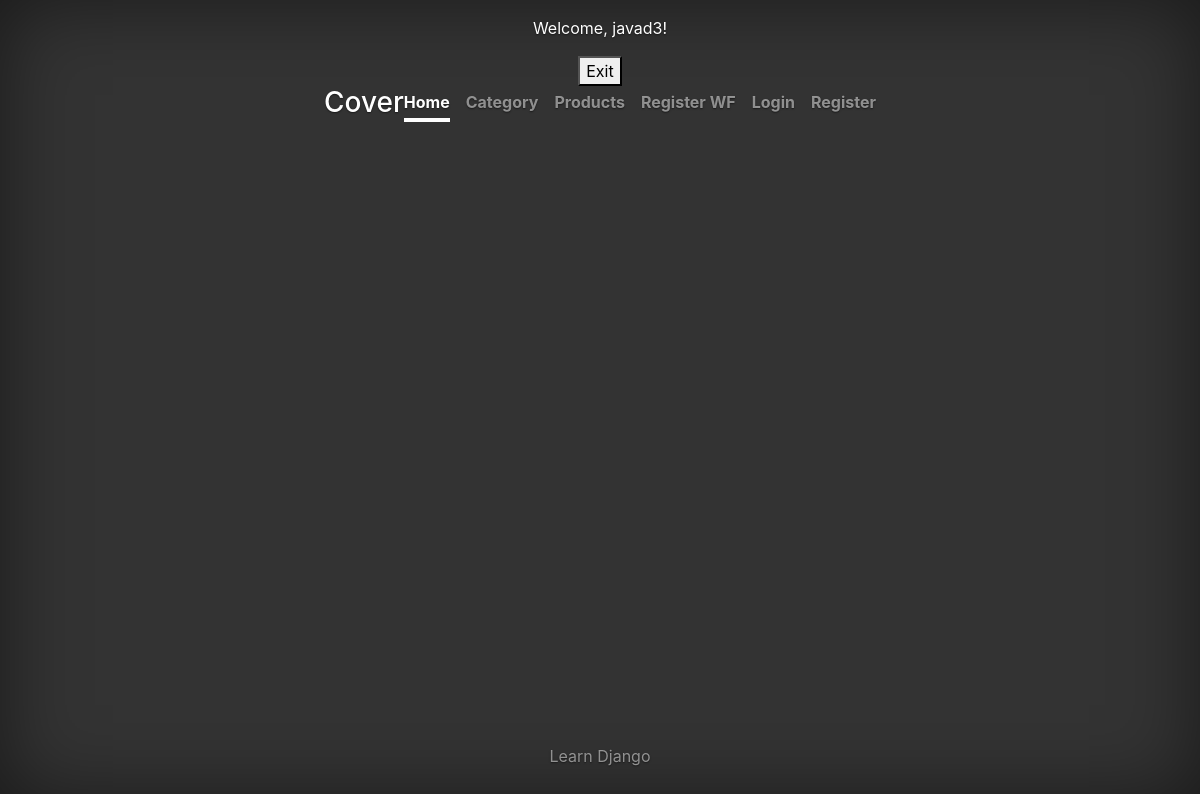
/list_questions (signed in), run on an earlier commit of the app's database.
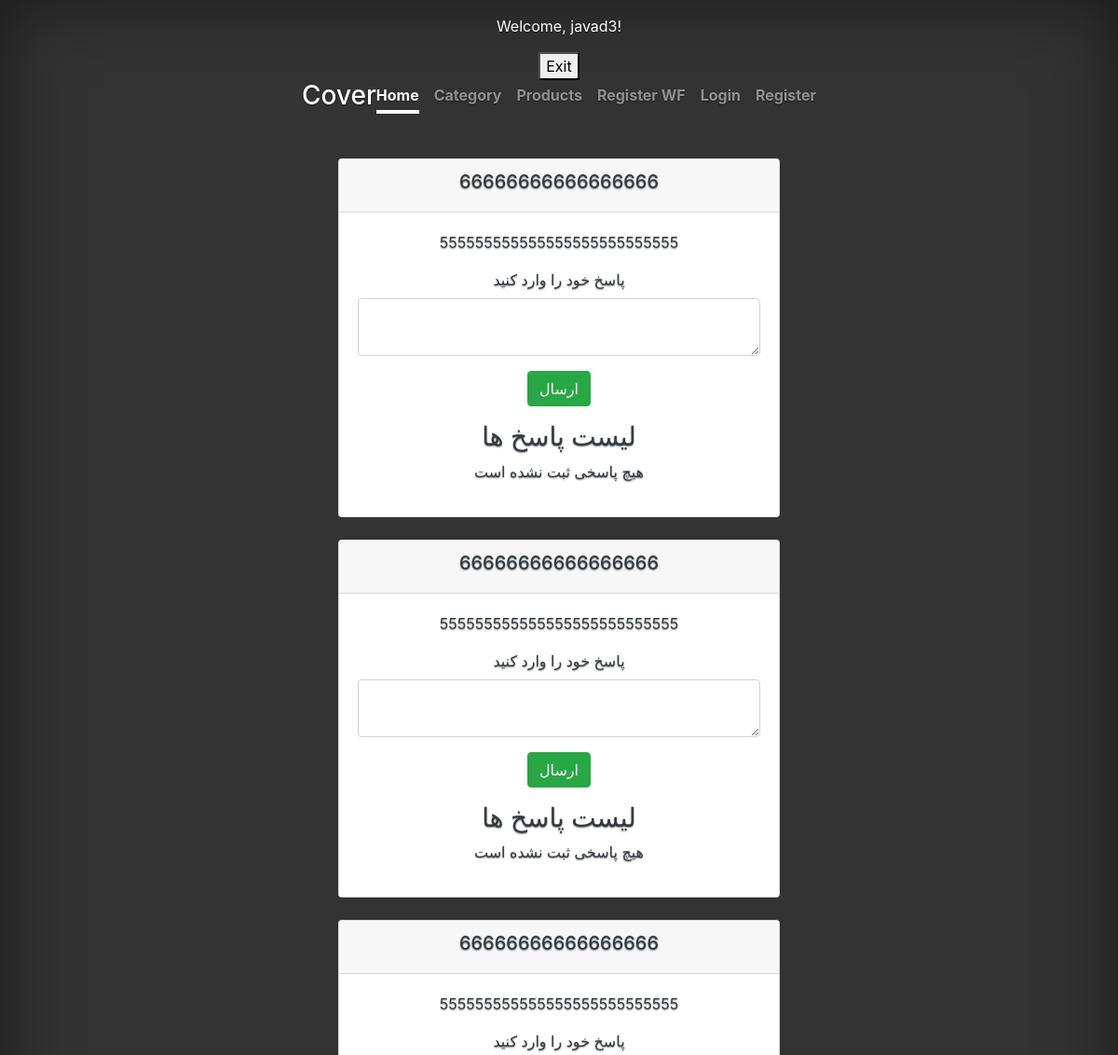
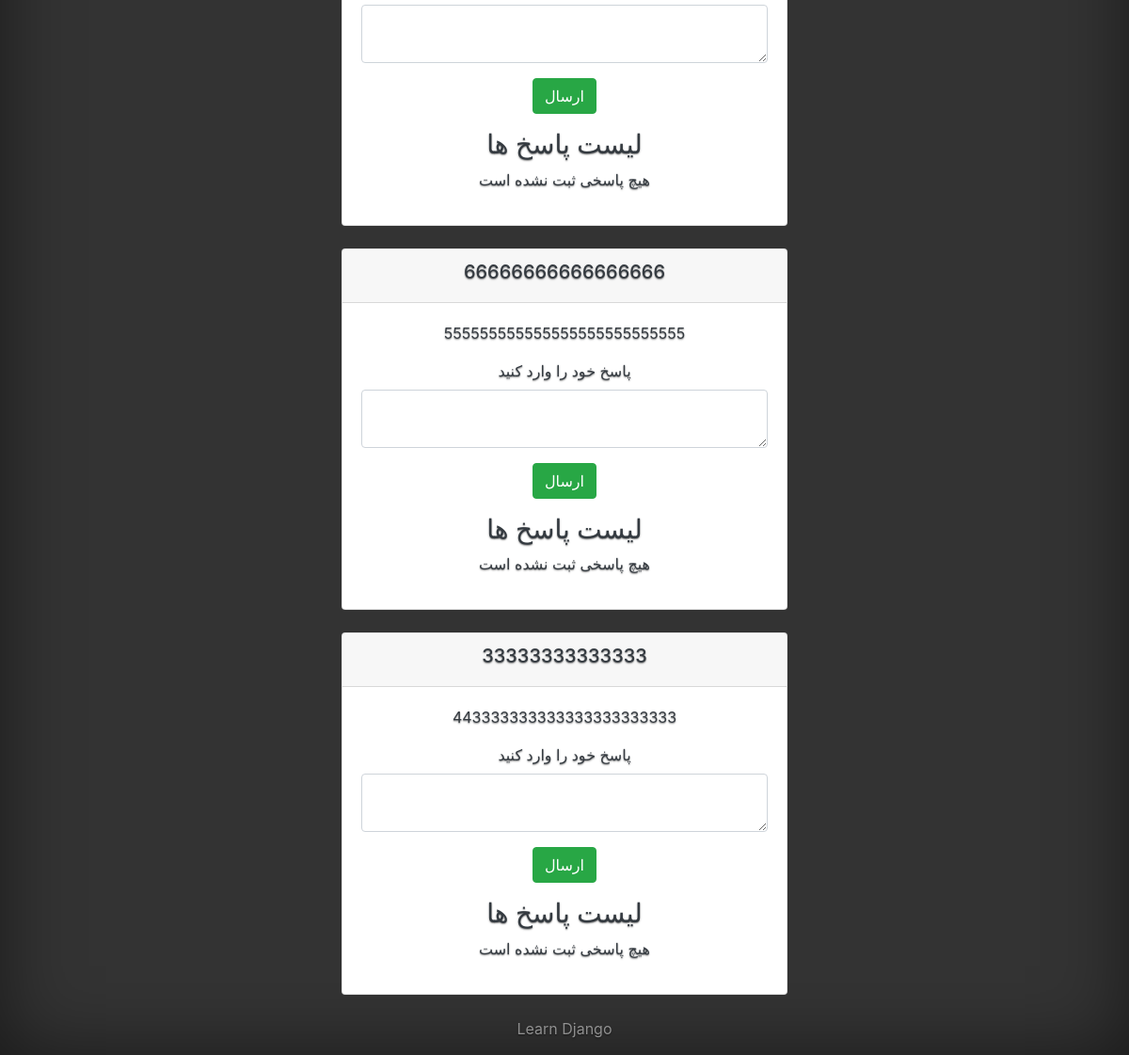
And on a later commit of the database (2 pictures, top to bottom).
### modellearn/models.py (models this page shows)
class Person(AbstractUser):
    age = models.IntegerField(default=18)
    mobile = models.CharField(unique=True, max_length=13, null=True, blank=True)
    sex = models.BooleanField(blank=True, null=True)
    create_at = models.DateTimeField(auto_now_add=True)
    updated_at = models.DateTimeField(auto_now=True)
    birthday = models.DateTimeField(blank=True, null=True)
    class Meta:
        db_table = 'person'
        ordering = ['create_at']
        verbose_name_plural = 'persons'
        verbose_name = 'person'

### main/models.py (models this page shows, shortened)
class Question(models.Model):
    question_title = models.CharField(max_length=100)
    question_description = models.TextField()
    author = models.ForeignKey(Person, on_delete=models.CASCADE)
    status = models.BooleanField(default=False, verbose_name='وضعیت فعال بودن')
    created_at = models.DateTimeField(auto_now_add=True, verbose_name='تاریخ ایجاد')
    updated_at = models.DateTimeField(auto_now=True, verbose_name="تاریخ بروزرسانی")
    class Meta:
        verbose_name = "پرسش"
        verbose_name_plural = "پرسشها"

### main/views.py (the view)
# urls.py: path('list_questions', list_questions, name='list_questions'),
@login_required
def list_questions(request):
    questions = Question.objects.prefetch_related('answer_set__vote_set').all()
    return render(request, 'list_questions.html', {"questions": questions})

### templates/list_questions.html (shortened to what this page needs)
{% extends 'base_layout.html' %}
{% block main %}
    <div class="container mt-5">
        {% for question in questions %}
            <div class="card mb-4">
                <div class="card-header">
                    <h5 class="text-dark">
                        {{ question.question_title }}
                    </h5>
                </div>
                <div class="card-body">
                    <p class="text-dark">{{ question.question_description }}</p>
                    <form method="post" action="{% url 'submit_answer' id=question.id %}">
                        <div class="mb-3">
                            <label class="text-dark">
                                پاسخ خود را وارد کنید
                            </label>
                            <textarea class="form-control" name="content"></textarea>
                        </div>
                        <button type="submit" class="btn btn-success">
                            ارسال
                        </button>
                    </form>
                    <h3 class="text-dark">
                        لیست پاسخ ها
                    </h3>
                    <ul class="list-group">
                        {% for answers in question.answer_set.all %}
                            <li class="list-group-item d-flex justify-content-between align-items-center">
                                <strong class="text-dark">{{ answers.content }}</strong>
                                <div>
                                    <a href="{% url 'plus_vote' id=answers.id %}" class="btn btn-success btn-sm">
                                        +  ({{ answers.vote_count_up }})
                                    </a>
                                    <a href="{% url 'mines_vote' id=answers.id %}" class="btn btn-danger btn-sm">
                                        -  ({{ answers.vote_count_down }})
                                    </a>
                                </div>
                            </li>
                        {% empty %}
                            <p class="text-dark">
                                هیچ پاسخی ثبت نشده است
                            </p>
                        {% endfor %}
                    </ul>
                </div>
            </div>
        {% endfor %}
    </div>
{% endblock %}

### templates/base_layout.html (shortened to what this page needs)
<!doctype html>
<html lang="en">
<head>
    {% load static %}
    <link rel="stylesheet" href="{% static 'css/all.min.css' %}">
    <link href="{% static 'css/bootstrap.min.css' %}" rel="stylesheet">
    <link href="{% static 'css/cover.css' %}" rel="stylesheet">
</head>
<body class="text-center">
<div class="cover-container d-flex h-100 p-3 mx-auto flex-column">
    {% if user.is_authenticated %}
        <p>Welcome, {{ user.username }}!</p>
        <form method="post" action="{% url 'logout' %}">
            <button type="submit">Exit</button>
        </form>
    {% endif %}
    <header class="masthead mb-auto">
        <div class="inner">
            <h3 class="masthead-brand">Cover</h3>
            <nav class="nav nav-masthead justify-content-center">
                <a class="nav-link active" href="#">Home</a>
                <a class="nav-link" href="{% url 'list_category' %}">Category</a>
                <a class="nav-link" href="{% url 'list_products' %}">Products</a>
                <a class="nav-link" href="{% url 'show_register_wf' %}">Register WF</a>
                <a class="nav-link" href="{% url 'login' %}">Login</a>
                <a class="nav-link" href="{% url 'register' %}">Register</a>
            </nav>
        </div>
    </header>
    <main role="main" class="inner cover">
        {% block main %}
        {% endblock %}
    </main>
    <footer class="mastfoot mt-auto">
        <div class="inner">
            <p>Learn Django </p>
        </div>
    </footer>
</div>
</body>
</html>

### static/css/cover.css (style rules this page uses)
a, a:focus, a:hover { color: #fff; }
html, body { height: 100%; background-color: #333; }
body { display: -ms-flexbox; display: -webkit-box; display: flex; -ms-flex-pack: center; -webkit-box-pack: center; justify-content: center; color: #fff; text-shadow: 0 .05rem .1rem rgba(0, 0, 0, .5); box-shadow: inset 0 0 5rem rgba(0, 0, 0, .5); }
.cover-container { max-width: 42em; }
.masthead { margin-bottom: 2rem; }
.masthead-brand { margin-bottom: 0; }
.nav-masthead .nav-link { padding: .25rem 0; font-weight: 700; color: rgba(255, 255, 255, .5); background-color: transparent; border-bottom: .25rem solid transparent; }
.nav-masthead .nav-link + .nav-link { margin-left: 1rem; }
.nav-masthead .active { color: #fff; border-bottom-color: #fff; }
@media (min-width: 48em) { .masthead-brand { float: left; } }
@media (min-width: 48em) { .nav-masthead { float: right; } }
.cover { padding: 0 1.5rem; }
.mastfoot { color: rgba(255, 255, 255, .5); }

What changed in the data, as far as the page shows it:
added Question: question_title "66666666666666666", question_description "555555555555555555555555555"
added Question: question_title "66666666666666666", question_description "555555555555555555555555555"
added Question: question_title "66666666666666666", question_description "555555555555555555555555555"
added Question: question_title "66666666666666666", question_description "555555555555555555555555555"
added Question: question_title "33333333333333", question_description "443333333333333333333333"
